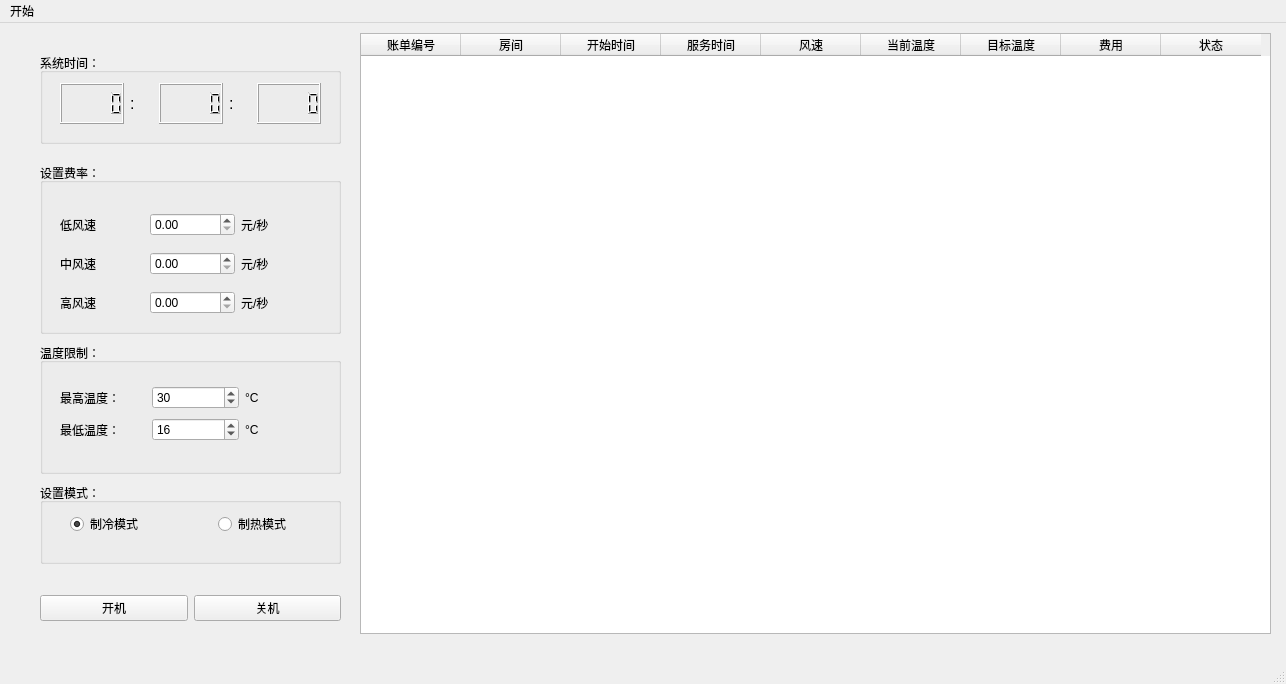
<?xml version="1.0" encoding="UTF-8"?>
<ui version="4.0">
 <class>MainWindow</class>
 <widget class="QMainWindow" name="MainWindow">
  <property name="geometry">
   <rect>
    <x>0</x>
    <y>0</y>
    <width>1286</width>
    <height>684</height>
   </rect>
  </property>
  <property name="windowTitle">
   <string>波普特酒店空调计费系统后台</string>
  </property>
  <widget class="QWidget" name="centralwidget">
   <widget class="QTableWidget" name="tableRoomState">
    <property name="geometry">
     <rect>
      <x>360</x>
      <y>10</y>
      <width>911</width>
      <height>601</height>
     </rect>
    </property>
    <property name="editTriggers">
     <set>QAbstractItemView::NoEditTriggers</set>
    </property>
    <attribute name="horizontalHeaderVisible">
     <bool>true</bool>
    </attribute>
    <attribute name="horizontalHeaderHighlightSections">
     <bool>true</bool>
    </attribute>
    <attribute name="verticalHeaderVisible">
     <bool>false</bool>
    </attribute>
    <column>
     <property name="text">
      <string>账单编号</string>
     </property>
     <property name="textAlignment">
      <set>AlignCenter</set>
     </property>
    </column>
    <column>
     <property name="text">
      <string>房间</string>
     </property>
     <property name="textAlignment">
      <set>AlignCenter</set>
     </property>
    </column>
    <column>
     <property name="text">
      <string>开始时间</string>
     </property>
     <property name="textAlignment">
      <set>AlignCenter</set>
     </property>
    </column>
    <column>
     <property name="text">
      <string>服务时间</string>
     </property>
     <property name="textAlignment">
      <set>AlignCenter</set>
     </property>
    </column>
    <column>
     <property name="text">
      <string>风速</string>
     </property>
     <property name="textAlignment">
      <set>AlignCenter</set>
     </property>
    </column>
    <column>
     <property name="text">
      <string>当前温度</string>
     </property>
     <property name="textAlignment">
      <set>AlignCenter</set>
     </property>
    </column>
    <column>
     <property name="text">
      <string>目标温度</string>
     </property>
     <property name="textAlignment">
      <set>AlignCenter</set>
     </property>
    </column>
    <column>
     <property name="text">
      <string>费用</string>
     </property>
     <property name="textAlignment">
      <set>AlignCenter</set>
     </property>
    </column>
    <column>
     <property name="text">
      <string>状态</string>
     </property>
     <property name="textAlignment">
      <set>AlignCenter</set>
     </property>
    </column>
   </widget>
   <widget class="QWidget" name="layoutWidget">
    <property name="geometry">
     <rect>
      <x>40</x>
      <y>570</y>
      <width>301</width>
      <height>30</height>
     </rect>
    </property>
    <layout class="QHBoxLayout" name="horizontalLayout">
     <item>
      <widget class="QPushButton" name="TurnOnButton">
       <property name="text">
        <string>开机</string>
       </property>
      </widget>
     </item>
     <item>
      <widget class="QPushButton" name="TurnOffButton">
       <property name="text">
        <string>关机</string>
       </property>
      </widget>
     </item>
    </layout>
   </widget>
   <widget class="QGroupBox" name="groupBox_2">
    <property name="geometry">
     <rect>
      <x>40</x>
      <y>140</y>
      <width>301</width>
      <height>171</height>
     </rect>
    </property>
    <property name="title">
     <string>设置费率：</string>
    </property>
    <widget class="QWidget" name="layoutWidget">
     <property name="geometry">
      <rect>
       <x>20</x>
       <y>40</y>
       <width>265</width>
       <height>121</height>
      </rect>
     </property>
     <layout class="QGridLayout" name="gridLayout">
      <item row="1" column="2">
       <widget class="QLabel" name="label_8">
        <property name="text">
         <string>元/秒</string>
        </property>
       </widget>
      </item>
      <item row="0" column="1">
       <widget class="QDoubleSpinBox" name="LFeeSpin">
        <property name="keyboardTracking">
         <bool>false</bool>
        </property>
        <property name="singleStep">
         <double>0.100000000000000</double>
        </property>
        <property name="value">
         <double>0.000000000000000</double>
        </property>
       </widget>
      </item>
      <item row="1" column="0">
       <widget class="QLabel" name="label_3">
        <property name="text">
         <string>中风速</string>
        </property>
       </widget>
      </item>
      <item row="1" column="1">
       <widget class="QDoubleSpinBox" name="MFeeSpin">
        <property name="keyboardTracking">
         <bool>false</bool>
        </property>
        <property name="singleStep">
         <double>0.100000000000000</double>
        </property>
        <property name="value">
         <double>0.000000000000000</double>
        </property>
       </widget>
      </item>
      <item row="2" column="2">
       <widget class="QLabel" name="label_9">
        <property name="text">
         <string>元/秒</string>
        </property>
       </widget>
      </item>
      <item row="2" column="1">
       <widget class="QDoubleSpinBox" name="HFeeSpin">
        <property name="keyboardTracking">
         <bool>false</bool>
        </property>
        <property name="singleStep">
         <double>0.100000000000000</double>
        </property>
        <property name="value">
         <double>0.000000000000000</double>
        </property>
       </widget>
      </item>
      <item row="2" column="0">
       <widget class="QLabel" name="label_4">
        <property name="text">
         <string>高风速</string>
        </property>
       </widget>
      </item>
      <item row="0" column="2">
       <widget class="QLabel" name="label_7">
        <property name="text">
         <string>元/秒</string>
        </property>
       </widget>
      </item>
      <item row="0" column="0">
       <widget class="QLabel" name="label_2">
        <property name="text">
         <string>低风速</string>
        </property>
       </widget>
      </item>
     </layout>
    </widget>
   </widget>
   <widget class="QGroupBox" name="groupBox_3">
    <property name="geometry">
     <rect>
      <x>40</x>
      <y>320</y>
      <width>301</width>
      <height>131</height>
     </rect>
    </property>
    <property name="title">
     <string>温度限制：</string>
    </property>
    <widget class="QWidget" name="layoutWidget">
     <property name="geometry">
      <rect>
       <x>20</x>
       <y>40</y>
       <width>271</width>
       <height>61</height>
      </rect>
     </property>
     <layout class="QGridLayout" name="gridLayout_2">
      <item row="0" column="0">
       <widget class="QLabel" name="label">
        <property name="text">
         <string>最高温度：</string>
        </property>
       </widget>
      </item>
      <item row="0" column="1">
       <widget class="QSpinBox" name="HighestTempSpin">
        <property name="keyboardTracking">
         <bool>false</bool>
        </property>
        <property name="minimum">
         <number>0</number>
        </property>
        <property name="value">
         <number>30</number>
        </property>
       </widget>
      </item>
      <item row="0" column="2">
       <widget class="QLabel" name="label_6">
        <property name="text">
         <string>°C</string>
        </property>
       </widget>
      </item>
      <item row="1" column="0">
       <widget class="QLabel" name="label_5">
        <property name="text">
         <string>最低温度：</string>
        </property>
       </widget>
      </item>
      <item row="1" column="1">
       <widget class="QSpinBox" name="LowestTempSpin">
        <property name="keyboardTracking">
         <bool>false</bool>
        </property>
        <property name="minimum">
         <number>0</number>
        </property>
        <property name="maximum">
         <number>99</number>
        </property>
        <property name="value">
         <number>16</number>
        </property>
       </widget>
      </item>
      <item row="1" column="2">
       <widget class="QLabel" name="label_10">
        <property name="text">
         <string>°C</string>
        </property>
       </widget>
      </item>
     </layout>
    </widget>
   </widget>
   <widget class="QGroupBox" name="groupBox">
    <property name="geometry">
     <rect>
      <x>40</x>
      <y>460</y>
      <width>301</width>
      <height>81</height>
     </rect>
    </property>
    <property name="title">
     <string>设置模式：</string>
    </property>
    <widget class="QWidget" name="layoutWidget">
     <property name="geometry">
      <rect>
       <x>30</x>
       <y>30</y>
       <width>221</width>
       <height>22</height>
      </rect>
     </property>
     <layout class="QHBoxLayout" name="horizontalLayout_2">
      <item>
       <widget class="QRadioButton" name="ModeCold">
        <property name="text">
         <string>制冷模式</string>
        </property>
        <property name="checked">
         <bool>true</bool>
        </property>
       </widget>
      </item>
      <item>
       <spacer name="horizontalSpacer">
        <property name="orientation">
         <enum>Qt::Horizontal</enum>
        </property>
        <property name="sizeHint" stdset="0">
         <size>
          <width>40</width>
          <height>20</height>
         </size>
        </property>
       </spacer>
      </item>
      <item>
       <widget class="QRadioButton" name="ModeHot">
        <property name="text">
         <string>制热模式</string>
        </property>
       </widget>
      </item>
     </layout>
    </widget>
   </widget>
   <widget class="QGroupBox" name="groupBox_4">
    <property name="geometry">
     <rect>
      <x>40</x>
      <y>30</y>
      <width>301</width>
      <height>91</height>
     </rect>
    </property>
    <property name="title">
     <string>系统时间：</string>
    </property>
    <widget class="QWidget" name="layoutWidget">
     <property name="geometry">
      <rect>
       <x>20</x>
       <y>30</y>
       <width>261</width>
       <height>41</height>
      </rect>
     </property>
     <layout class="QHBoxLayout" name="horizontalLayout_3">
      <item>
       <widget class="QLCDNumber" name="HourLcd"/>
      </item>
      <item>
       <widget class="QLabel" name="label_11">
        <property name="font">
         <font>
          <pointsize>12</pointsize>
         </font>
        </property>
        <property name="text">
         <string>:</string>
        </property>
       </widget>
      </item>
      <item>
       <widget class="QLCDNumber" name="MinuteLcd"/>
      </item>
      <item>
       <widget class="QLabel" name="label_12">
        <property name="font">
         <font>
          <pointsize>12</pointsize>
         </font>
        </property>
        <property name="text">
         <string>:</string>
        </property>
       </widget>
      </item>
      <item>
       <widget class="QLCDNumber" name="SecondLcd"/>
      </item>
     </layout>
    </widget>
   </widget>
  </widget>
  <widget class="QMenuBar" name="menubar">
   <property name="geometry">
    <rect>
     <x>0</x>
     <y>0</y>
     <width>1286</width>
     <height>26</height>
    </rect>
   </property>
   <widget class="QMenu" name="menu">
    <property name="title">
     <string>开始</string>
    </property>
    <addaction name="action_checkin"/>
    <addaction name="action_checkout"/>
    <addaction name="action_table"/>
    <addaction name="action_save"/>
    <addaction name="action_exit"/>
   </widget>
   <addaction name="menu"/>
  </widget>
  <widget class="QStatusBar" name="statusBar"/>
  <action name="action_save">
   <property name="text">
    <string>全部保存</string>
   </property>
  </action>
  <action name="action_exit">
   <property name="text">
    <string>退出系统</string>
   </property>
  </action>
  <action name="action_checkout">
   <property name="text">
    <string>顾客退房</string>
   </property>
  </action>
  <action name="action_table">
   <property name="text">
    <string>生成报表</string>
   </property>
  </action>
  <action name="action_checkin">
   <property name="text">
    <string>办理入住</string>
   </property>
  </action>
 </widget>
 <resources/>
 <connections>
  <connection>
   <sender>action_exit</sender>
   <signal>triggered()</signal>
   <receiver>MainWindow</receiver>
   <slot>close()</slot>
   <hints>
    <hint type="sourcelabel">
     <x>-1</x>
     <y>-1</y>
    </hint>
    <hint type="destinationlabel">
     <x>360</x>
     <y>247</y>
    </hint>
   </hints>
  </connection>
 </connections>
</ui>
